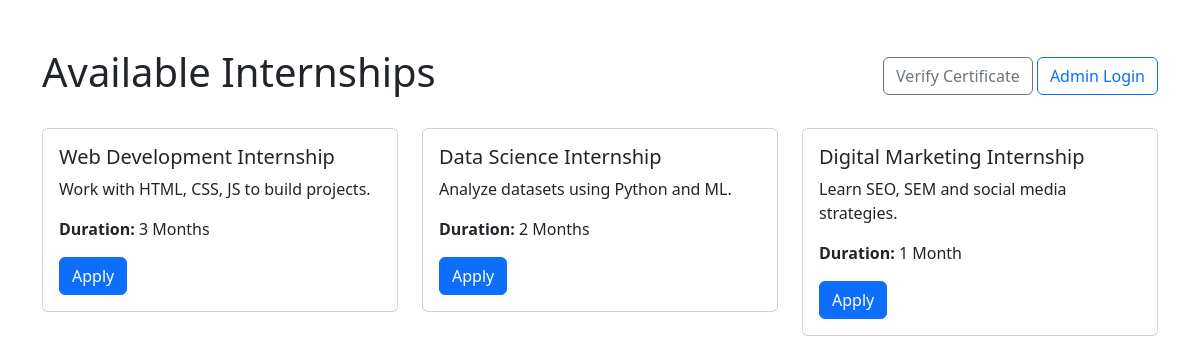
The page / on the database its author committed.
### tables this page shows
CREATE TABLE internships (
  id INT AUTO_INCREMENT PRIMARY KEY,
  title VARCHAR(100),
  description TEXT,
  duration VARCHAR(50)
);

### index.php (the view, shortened to what this page needs)
<?php
require 'includes/db.php';
$result = $conn->query("SELECT * FROM internships");
?>
<!DOCTYPE html>
<html>
<head>
  <link rel="stylesheet" href="https://cdn.jsdelivr.net/npm/bootstrap@5.3.0/dist/css/bootstrap.min.css">
</head>
<body class="container py-5">
  <div class="d-flex justify-content-between align-items-center mb-4">
    <h1>Available Internships</h1>
    <div>
      <a href="verify_certificate.php" class="btn btn-outline-secondary">Verify Certificate</a>
      <a href="admin/login.php" class="btn btn-outline-primary">Admin Login</a>
    </div>
  </div>
  <div class="row">
    <?php while ($row = $result->fetch()): ?>
      <div class="col-md-4">
        <div class="card mb-3">
          <div class="card-body">
            <h5 class="card-title"><?= htmlspecialchars($row['title']) ?></h5>
            <p><?= htmlspecialchars($row['description']) ?></p>
            <p><strong>Duration:</strong> <?= htmlspecialchars($row['duration']) ?></p>
            <a href="apply.php?id=<?= (int)$row['id'] ?>" class="btn btn-primary">Apply</a>
          </div>
        </div>
      </div>
    <?php endwhile; ?>
  </div>
</body>
</html>

### rows shown on the page
internships: title "Web Development Internship", description "Work with HTML, CSS, JS to build projects.", duration "3 Months"
internships: title "Data Science Internship", description "Analyze datasets using Python and ML.", duration "2 Months"
internships: title "Digital Marketing Internship", description "Learn SEO, SEM and social media strategies.", duration "1 Month"
